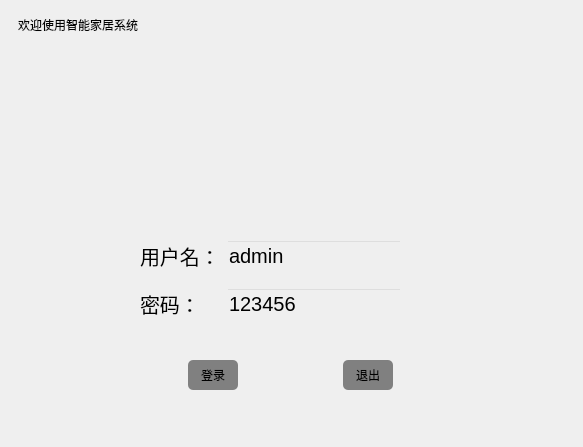
<?xml version="1.0" encoding="UTF-8"?>
<ui version="4.0">
 <class>LoginPage</class>
 <widget class="QWidget" name="LoginPage">
  <property name="geometry">
   <rect>
    <x>0</x>
    <y>0</y>
    <width>583</width>
    <height>447</height>
   </rect>
  </property>
  <property name="windowTitle">
   <string>Form</string>
  </property>
  <widget class="QWidget" name="widget_3" native="true">
   <property name="geometry">
    <rect>
     <x>9</x>
     <y>9</y>
     <width>565</width>
     <height>40</height>
    </rect>
   </property>
   <property name="maximumSize">
    <size>
     <width>16777215</width>
     <height>40</height>
    </size>
   </property>
   <widget class="QWidget" name="">
    <property name="geometry">
     <rect>
      <x>9</x>
      <y>0</y>
      <width>591</width>
      <height>31</height>
     </rect>
    </property>
    <layout class="QHBoxLayout" name="horizontalLayout_5">
     <item>
      <widget class="QLabel" name="slogen">
       <property name="font">
        <font>
         <family>Aharoni</family>
         <pointsize>9</pointsize>
         <weight>9</weight>
         <italic>false</italic>
         <bold>false</bold>
        </font>
       </property>
       <property name="styleSheet">
        <string notr="true">font: 75 9pt &quot;Aharoni&quot;;</string>
       </property>
       <property name="text">
        <string>欢迎使用智能家居系统</string>
       </property>
      </widget>
     </item>
     <item>
      <spacer name="horizontalSpacer_7">
       <property name="orientation">
        <enum>Qt::Horizontal</enum>
       </property>
       <property name="sizeHint" stdset="0">
        <size>
         <width>40</width>
         <height>20</height>
        </size>
       </property>
      </spacer>
     </item>
    </layout>
   </widget>
  </widget>
  <widget class="QWidget" name="layoutWidget">
   <property name="geometry">
    <rect>
     <x>90</x>
     <y>350</y>
     <width>401</width>
     <height>51</height>
    </rect>
   </property>
   <layout class="QHBoxLayout" name="horizontalLayout">
    <item>
     <spacer name="horizontalSpacer">
      <property name="orientation">
       <enum>Qt::Horizontal</enum>
      </property>
      <property name="sizeType">
       <enum>QSizePolicy::Expanding</enum>
      </property>
      <property name="sizeHint" stdset="0">
       <size>
        <width>0</width>
        <height>0</height>
       </size>
      </property>
     </spacer>
    </item>
    <item>
     <widget class="QPushButton" name="loginBtn">
      <property name="minimumSize">
       <size>
        <width>50</width>
        <height>30</height>
       </size>
      </property>
      <property name="styleSheet">
       <string notr="true">QPushButton:hover {
background-color: green;
}

QPushButton{
background-color: gray;
border-radius: 5px;
}</string>
      </property>
      <property name="text">
       <string>登录</string>
      </property>
     </widget>
    </item>
    <item>
     <spacer name="horizontalSpacer_2">
      <property name="orientation">
       <enum>Qt::Horizontal</enum>
      </property>
      <property name="sizeType">
       <enum>QSizePolicy::Expanding</enum>
      </property>
      <property name="sizeHint" stdset="0">
       <size>
        <width>0</width>
        <height>0</height>
       </size>
      </property>
     </spacer>
    </item>
    <item>
     <widget class="QPushButton" name="exitBtn">
      <property name="minimumSize">
       <size>
        <width>50</width>
        <height>30</height>
       </size>
      </property>
      <property name="styleSheet">
       <string notr="true">QPushButton:hover {
background-color: green;
}

QPushButton{
background-color: gray;
border-radius: 5px;
}</string>
      </property>
      <property name="text">
       <string>退出</string>
      </property>
     </widget>
    </item>
    <item>
     <spacer name="horizontalSpacer_3">
      <property name="orientation">
       <enum>Qt::Horizontal</enum>
      </property>
      <property name="sizeHint" stdset="0">
       <size>
        <width>0</width>
        <height>0</height>
       </size>
      </property>
     </spacer>
    </item>
   </layout>
  </widget>
  <widget class="QWidget" name="">
   <property name="geometry">
    <rect>
     <x>40</x>
     <y>230</y>
     <width>461</width>
     <height>101</height>
    </rect>
   </property>
   <layout class="QHBoxLayout" name="horizontalLayout_4">
    <item>
     <spacer name="horizontalSpacer_6">
      <property name="orientation">
       <enum>Qt::Horizontal</enum>
      </property>
      <property name="sizeType">
       <enum>QSizePolicy::Expanding</enum>
      </property>
      <property name="sizeHint" stdset="0">
       <size>
        <width>0</width>
        <height>0</height>
       </size>
      </property>
     </spacer>
    </item>
    <item>
     <layout class="QVBoxLayout" name="verticalLayout">
      <item>
       <layout class="QHBoxLayout" name="horizontalLayout_2">
        <item>
         <widget class="QLabel" name="label_3">
          <property name="font">
           <font>
            <pointsize>15</pointsize>
           </font>
          </property>
          <property name="text">
           <string>用户名：</string>
          </property>
         </widget>
        </item>
        <item>
         <widget class="QLineEdit" name="username">
          <property name="minimumSize">
           <size>
            <width>0</width>
            <height>30</height>
           </size>
          </property>
          <property name="maximumSize">
           <size>
            <width>313</width>
            <height>16777215</height>
           </size>
          </property>
          <property name="font">
           <font>
            <pointsize>15</pointsize>
           </font>
          </property>
          <property name="styleSheet">
           <string notr="true">background-color: transparent</string>
          </property>
          <property name="text">
           <string>admin</string>
          </property>
         </widget>
        </item>
       </layout>
      </item>
      <item>
       <layout class="QHBoxLayout" name="horizontalLayout_3">
        <item>
         <widget class="QLabel" name="label_6">
          <property name="font">
           <font>
            <pointsize>15</pointsize>
           </font>
          </property>
          <property name="text">
           <string>密码：</string>
          </property>
         </widget>
        </item>
        <item>
         <spacer name="horizontalSpacer_4">
          <property name="orientation">
           <enum>Qt::Horizontal</enum>
          </property>
          <property name="sizeType">
           <enum>QSizePolicy::Fixed</enum>
          </property>
          <property name="sizeHint" stdset="0">
           <size>
            <width>20</width>
            <height>20</height>
           </size>
          </property>
         </spacer>
        </item>
        <item>
         <widget class="QLineEdit" name="passwd">
          <property name="minimumSize">
           <size>
            <width>0</width>
            <height>30</height>
           </size>
          </property>
          <property name="font">
           <font>
            <pointsize>15</pointsize>
           </font>
          </property>
          <property name="styleSheet">
           <string notr="true">background-color: transparent</string>
          </property>
          <property name="text">
           <string>123456</string>
          </property>
         </widget>
        </item>
       </layout>
      </item>
     </layout>
    </item>
    <item>
     <spacer name="horizontalSpacer_5">
      <property name="orientation">
       <enum>Qt::Horizontal</enum>
      </property>
      <property name="sizeHint" stdset="0">
       <size>
        <width>40</width>
        <height>20</height>
       </size>
      </property>
     </spacer>
    </item>
   </layout>
  </widget>
 </widget>
 <resources/>
 <connections/>
</ui>
